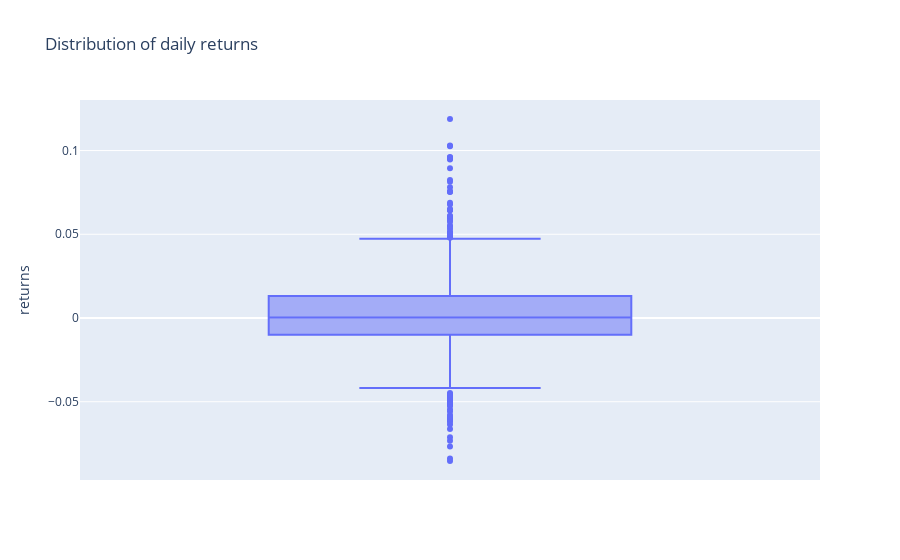

The cell this chart's notebook holds for it:
### Code cell
fig = px.box(df, y = "returns", title = "Distribution of daily returns")
fig.show()

fig.write_image("../results/plots/btcusdt_dailyreturns_distributions.png", width=1200, height=800, scale=2)

### Figure 1 — Plotly figure (JSON) as saved in the notebook; plotly's stock layout.template omitted (floating-point values rounded to 4 significant figures; data arrays with more than 128 entries replaced by an {"elided": "..."} marker saying what was removed)
{"data": [{"alignmentgroup": "True", "hovertemplate": "returns=%{y}<extra></extra>", "legendgroup": "", "marker": {"color": "#636efa"}, "name": "", "notched": false, "offsetgroup": "", "orientation": "v", "showlegend": false, "type": "box", "x0": " ", "xaxis": "x", "y": {"elided": "1000 float values"}, "y0": " ", "yaxis": "y"}], "layout": {"boxmode": "group", "legend": {"tracegroupgap": 0}, "title": {"text": "Distribution of daily returns"}, "xaxis": {"anchor": "y", "domain": [0, 1]}, "yaxis": {"anchor": "x", "domain": [0, 1], "title": {"text": "returns"}}}}
